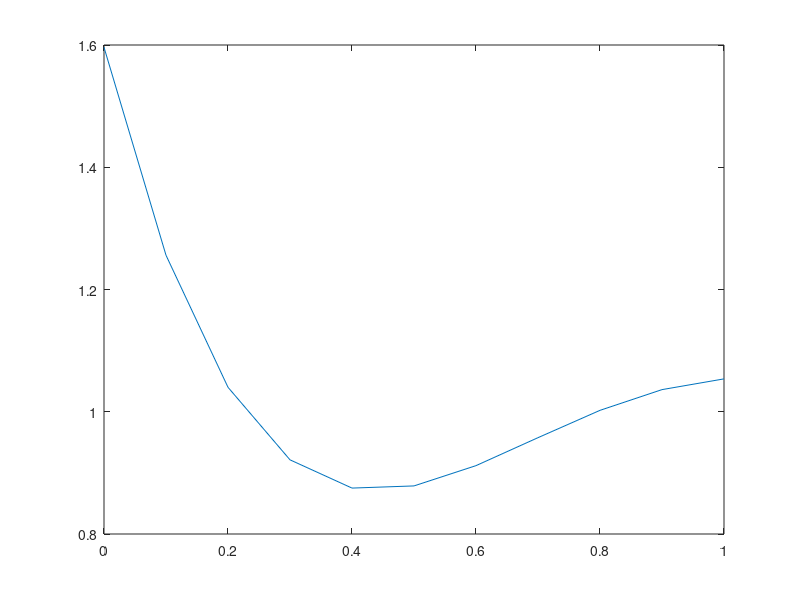
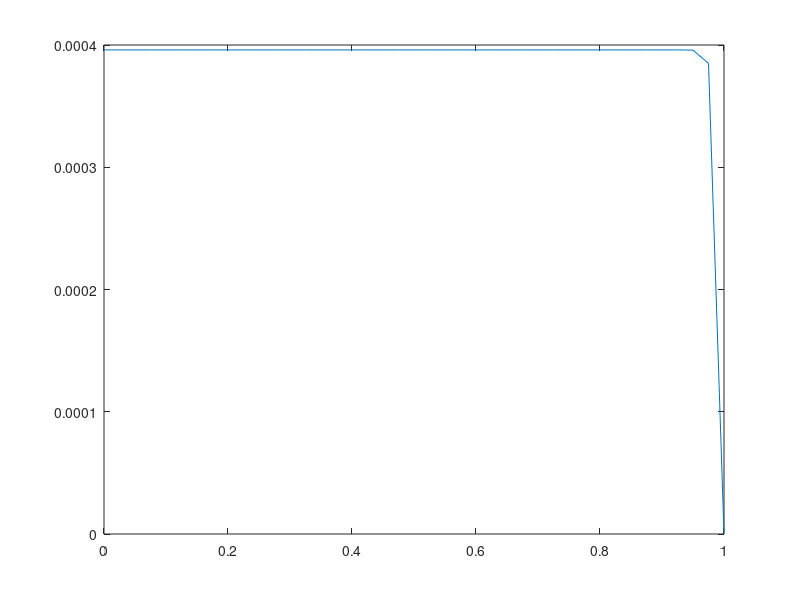

Recreate these plots in MATLAB, in order.
clear;
clc;

%diskritisasi
dx=0.025;
dz=0.1;
dt=0.00001;

N=1/dx;
M=1/dz;
nT=10;


%Parameter dari jurnal
d = 0.2;
l0 = 1;
L = 1.8;
B1 = 4;
B2 = 4;
n = 0.7;

fp = 1.2;
omega_p = 2 * pi * fp;

fb = 1.2;
omega_b = 2 * pi * fb;

P = 0;
sigma = 0.2;
We = 0.5;
bigK = 0.3;

% dari tesis IDA
c = 0.2;
A0 = 32;
A1 = c * A0;
alpha = 2;
e = A1 / A0;
c1 = 2 * pi;
omg_r = fb / fp;
c2 = 2 * pi * omg_r;

m = 1;


w = zeros(nT + 1, N + 1)
%ws = zeros(M+1, N + 1);

for i = 1 : N+1
  x(i) = (i - 1) * dx;
end

for j = 1 : nT
  t(j) = (j - 1) * dt;
end


% koefisien R
delta = 0.2;
etal = 4 * delta;
epsi = 0.2;

for k = 1 : M+1
  z(k) = (k-1) * dz;
  R(k) = (1 + epsi * z(k)) * (1 - 64 / 10 * etal * ((11/32 * (z(k)-sigma))...
    - (47/48 * ((z(k)-sigma) ^ 2))...
    + ((z(k) - sigma)^3) - (1/3 * ((z(k)-sigma) ^4)) ));
end
figure(1);
plot(z, R);

% metode beda hingga
for k = 1 : M + 1
  for j = 1 : nT - 1
    for i = 2 : N
      dw = (w(j, i+1) - w(j,i-1)) / 2 * dx;
      ddw = (w(j, i+1) - 2 * w(j,i) + w(j, i-1)) / dx ^ 2;
      Dxp = abs(w(j,i+1) - w(j,i)) / dx;
      Dxn = abs(w(j,i) - w(j,i-1)) / dx;
      Dx = (1-m) * ((1 + We/R(k) * Dxp) ^ (n-1)) ^ (-1) - (1 + (We/R(k) * Dxn) ^ (n-1)) ^ (-1);
      notationA = 1 + (We / R(k) * abs(dw) ^ (n-1));
      
      varA = B1 * (1 + e * cos(c1 * t(j))) + B2 * (cos(c2 * t(j) + P));
      varB = (1 / (x(i) * R(k)^2)) * (m + (1-m) * notationA ^ (-1)) * dw;
      varC = ddw / (R(k) ^ 2) * (m + (1-m) * notationA ^ (-1));
      varD = (dw / R(k) ^ 2) * (1-m) * (notationA ^ (-2)) * Dx * ((1-m) * notationA);
      varE = w(j,i) / bigK * (m + (1-m) / (1 + (We ^ (n-1)) * (abs(w(j,i)) ^ (n-1)) ));
      varD = 0;
      w(j+1, i) = w(j,i) + dt / alpha * (varA + varB + varC - varD - varE);
   endfor
   % syarat batas
   w(j+1, 1) = w(j+1,2);
   w(j+1, N+1) = 0;
  endfor
endfor

figure(2);
plot(x, w(nT,:))

